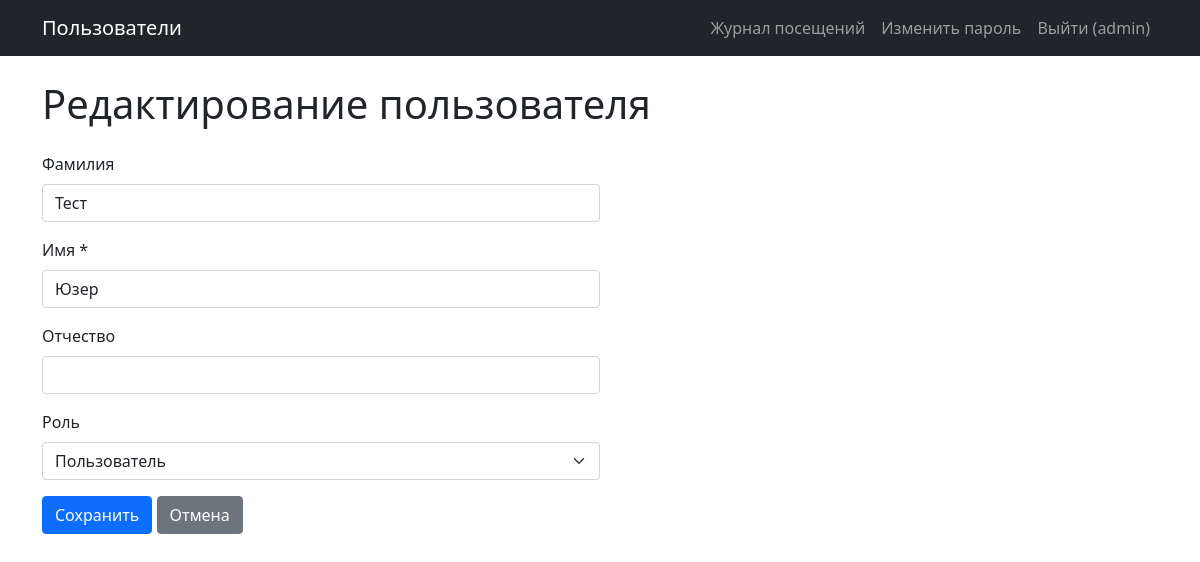
The page /users/2/edit (signed in) on the database its author committed.
### tables this page shows
CREATE TABLE users (
    id INTEGER PRIMARY KEY AUTOINCREMENT,
    login VARCHAR(100) NOT NULL UNIQUE,
    password_hash VARCHAR(256) NOT NULL,
    last_name VARCHAR(100),
    first_name VARCHAR(100) NOT NULL,
    middle_name VARCHAR(100),
    role_id INTEGER,
    created_at TIMESTAMP DEFAULT CURRENT_TIMESTAMP,
    FOREIGN KEY (role_id) REFERENCES roles(id)
);

### app.py (the view, shortened to what this page needs)
@app.route('/users/<int:user_id>/edit', methods=['GET', 'POST'])
@check_rights('edit_user')
def user_edit(user_id):
    db = get_db()
    user = db.execute('SELECT * FROM users WHERE id = ?',
                      (user_id,)).fetchone()
    if user is None:
        flash('Пользователь не найден.', 'danger')
        return redirect(url_for('users_index'))
    roles = db.execute('SELECT * FROM roles').fetchall()
    field_errors = {}
    form_data = dict(user)
    role_name = get_user_role_name(current_user)
    can_change_role = (role_name == 'Администратор')
    return render_template('users/edit.html',
                           title='Редактирование пользователя',
                           user=user, roles=roles,
                           form_data=form_data,
                           field_errors=field_errors,
                           can_change_role=can_change_role)

### app.py (called while the page is built)
def get_user_role_name(user): #Получаем название роли пользователя из бд по role_id
    if not user or not user.is_authenticated or not user.role_id:
        return None
    db = get_db()
    row = db.execute('SELECT name FROM roles WHERE id = ?',
                     (user.role_id,)).fetchone()
    return row['name'] if row else None

def has_permission(user, permission, target_user_id=None): #Проверка есть ли право
    role_name = get_user_role_name(user)
    if role_name is None:
        return False
    perms = ROLE_PERMISSIONS.get(role_name, [])
    if permission in perms:
        return True
    if permission == 'edit_user' and 'edit_own_user' in perms:
        return target_user_id is not None and str(target_user_id) == str(user.id)
    if permission == 'view_user' and 'view_own_user' in perms:
        return target_user_id is not None and str(target_user_id) == str(user.id)
    return False

def check_rights(permission):# декоратор, который перед вызовом view-функции проверяет права через has_permission
    def decorator(f):
        @wraps(f)
        def decorated_function(*args, **kwargs):
            if not current_user.is_authenticated:
                flash('У вас недостаточно прав для доступа к данной странице.', 'danger')
                return redirect(url_for('users_index'))
            target_user_id = kwargs.get('user_id')
            if not has_permission(current_user, permission, target_user_id):
                flash('У вас недостаточно прав для доступа к данной странице.', 'danger')
                return redirect(url_for('users_index'))
            return f(*args, **kwargs)
        return decorated_function
    return decorator

@login_manager.user_loader
def load_user(user_id):
    db = get_db()
    row = db.execute('SELECT * FROM users WHERE id = ?', (user_id,)).fetchone()
    if row is None:
        return None
    return User(row['id'], row['login'], row['password_hash'],
                row['first_name'], row['last_name'],
                row['middle_name'], row['role_id'])

@app.before_request
def log_visit():
    if request.path.startswith('/static'):
        return
    if request.path.startswith('/visits'):
        return
    try:
        db = get_db()
        user_id = current_user.id if current_user.is_authenticated else None
        db.execute(
            'INSERT INTO visit_logs (path, user_id) VALUES (?, ?)',
            (request.path, user_id)
        )
        db.commit()
    except Exception:
        pass

### templates/users/edit.html
{% extends 'base.html' %}
{% from 'users/macros.html' import user_form %}
{% block content %}
<h1 class="mb-4">Редактирование пользователя</h1>
<form method="POST" class="w-50">
    {{ user_form(form_data, roles, field_errors, is_create=False, can_change_role=can_change_role) }}
    <button type="submit" class="btn btn-primary">Сохранить</button>
    <a href="{{ url_for('users_index') }}" class="btn btn-secondary">Отмена</a>
</form>
{% endblock %}

### templates/base.html (shortened to what this page needs)
<!DOCTYPE html>
<html lang="ru">
<head>
    <link rel="stylesheet"
          href="https://cdn.jsdelivr.net/npm/bootstrap@5.1.3/dist/css/bootstrap.min.css">
</head>
<body>
<nav class="navbar navbar-expand-lg navbar-dark bg-dark mb-4">
    <div class="container">
        <a class="navbar-brand" href="{{ url_for('users_index') }}">Пользователи</a>
        <div class="navbar-nav ms-auto">
            {% if current_user.is_authenticated %}
                <a class="nav-link" href="{{ url_for('visits.index') }}">Журнал посещений</a>
                <a class="nav-link" href="{{ url_for('change_password') }}">Изменить пароль</a>
                <a class="nav-link" href="{{ url_for('logout') }}">Выйти ({{ current_user.login }})</a>
            {% else %}
                <a class="nav-link" href="{{ url_for('login') }}">Войти</a>
            {% endif %}
        </div>
    </div>
</nav>
<div class="container">
    {% block content %}{% endblock %}
</div>
</body>
</html>

### templates/users/macros.html (shortened to what this page needs)
{% macro user_form(form_data, roles, field_errors, is_create=True, can_change_role=True) %}
<div class="mb-3">
    <label class="form-label">Фамилия</label>
    <input type="text" name="last_name" class="form-control"
           value="{{ form_data.get('last_name', '') or '' }}">
</div>
<div class="mb-3">
    <label class="form-label">Имя *</label>
    <input type="text" name="first_name"
           class="form-control {% if field_errors.get('first_name') %}is-invalid{% endif %}"
           value="{{ form_data.get('first_name', '') or '' }}">
</div>
<div class="mb-3">
    <label class="form-label">Отчество</label>
    <input type="text" name="middle_name" class="form-control"
           value="{{ form_data.get('middle_name', '') or '' }}">
</div>
<div class="mb-3">
    <label class="form-label">Роль</label>
    {% if can_change_role %}
    <select name="role_id" class="form-select">
        {% for role in roles %}
            <option value="{{ role['id'] }}"
                {% if form_data.get('role_id')|string == role['id']|string %}selected{% endif %}>
                {{ role['name'] }}
            </option>
        {% endfor %}
    </select>
    {% endif %}
</div>
{% endmacro %}

### rows shown on the page
users: login "admin"
users: last_name "Тест", first_name "Юзер"

### other values the page prints
form field role_id "Пользователь"
